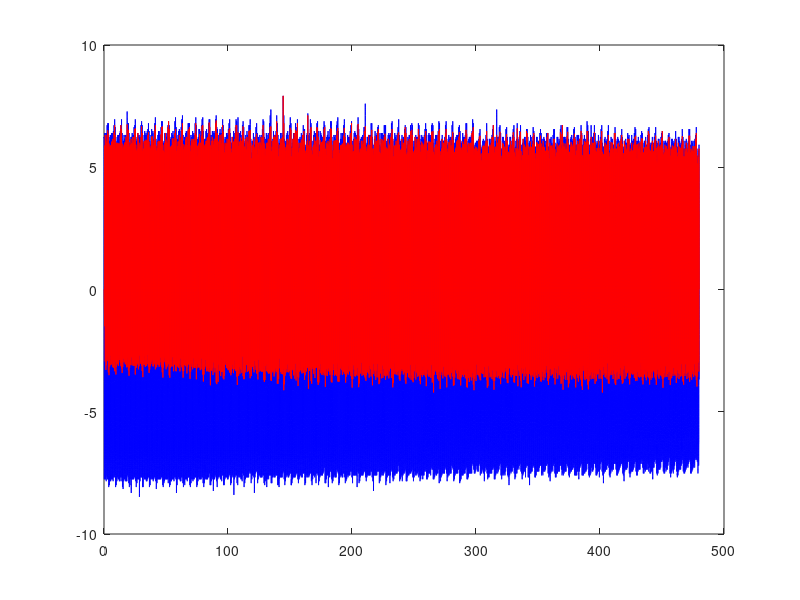
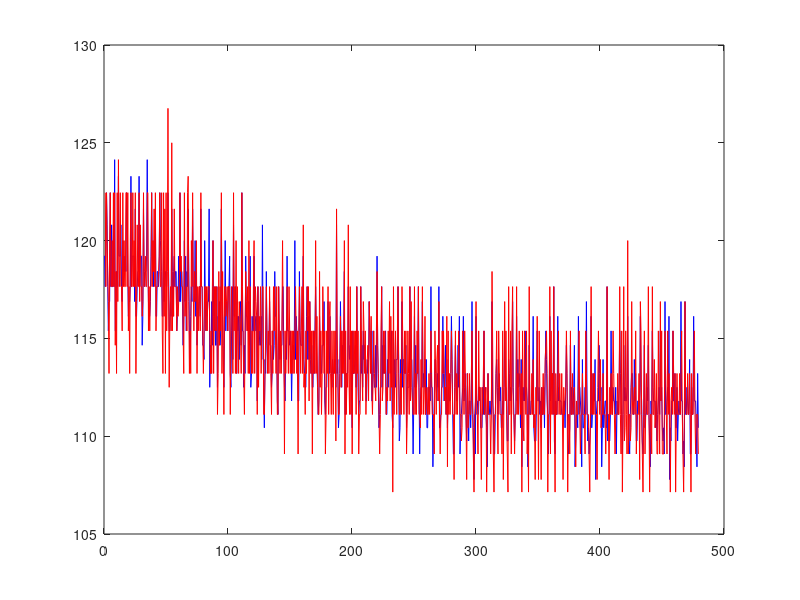

Here is the MATLAB script that generated these plots, in order: (Note: this script raises an error after producing the figures.)
clear
close all
load('0104_8min.mat')
% [y, Fs]=audioread('Data2.wav');
% y = data;
y=signal.pleth.y; %samples
Fs=param.samplingrate.pleth;
ref=reference.hr.pleth.x; % the refernace signal
N=length(y); % sample length
T = 1/Fs; %period
t = (0:N-1)*T; %seconds


% Calculate the first difference of the filtered signal
y_d = y(1:N-1) - y(2:N);

% --- Peak detector ---
% - Define variables used for the peak detector -
% Variable to save threshold values
crawler = zeros(length(y_d),1);

peak = 0;
peak_time = 0;
ptp = 0;
ptp_values = 1;
ptp_time = 0;
ptp_i = 1;
% Decay rate (in the beginning it is a constant so there would be something to start with)
decay = 0.01;
delay = 0;
% Variables for R wave detection
rwave_peaks = 0;
rwave_time = 0;
rwave_value = 0;
% Variables for measurement of R-wave width
r_width = 0;
r_width_arr = 0;



% - Peak detector (crawler) -
for i = 2 : length(y_d)-9
    
    % - Check if current point in the signal is a R peak -
    % To detect a peak, the signal at a particular point should satisfy
    % three conditions:
    %   * The signal should change its direction from rising to falling.
    %     This is done by detecting the point where first difference
    %     changes sign from positive to negative.
    %   * Current threshold level should be lower than the signal value at
    %     this point.
    %   * Delay should be over 1/10th of Sampling freqancy (1 second).
    %     This is done not to detect multiple peaks in the close vicinity
    
    if ((y_d(i,1) > 0 && y_d(i-1,1) < 0) && (crawler(i-1,1) < y(i,1) && (delay > Fs/10))) | ...
            ((y(i,1) > y(i-1,1) && y(i,1) > y(i+10,1)) && (crawler(i-1,1) < y(i,1) && (delay > Fs/10)))
            
            crawler(i,1) = y(i,1); % Set threshold to peak value
            
            % - Calculate and save Peak to Peak (R-R interval) -
            ptp = t(i) - peak_time;
            peak_time = t(i);
            ptp_values = [ptp_values; ptp];
            ptp_time = [ptp_time; t(i)];
            ptp_i = [ptp_i; i];
            peak = y(i,1);
            delay = 0;         % - Reset delay time -
            
    else  % - If a peak is not detected then decrease the threshold -
        decay = peak/100; % Calculate decay depending on the amplitude of the last detected peak
        if decay < 0.01
            decay=0.01;
        end
        crawler(i,1) = crawler(i-1,1) - decay; % Decrease the threshold by the decay rate and save it
        delay = delay + 1; % - Increment delay -
    end
end

plot(t(1:N-1), y(1:N-1), 'b');
hold on
plot(t(1:N-1), crawler, 'r');

L=length(ptp_time);
%calculate pulse in real time
for i=1:(L-1)
    pulse_real_time(i)=60/(ptp_time(i+1)-ptp_time(i));
end

l_ref=length(ref);
for i=1:(l_ref-1)
    pulse_real_ref(i)=60/(ref(i+1)-ref(i));
end

pulse=mean(pulse_real_time(3:end))
pulse_ref=mean(pulse_real_ref(3:end))

figure(2)
plot(ptp_time(1:L-1),pulse_real_time, 'b',ref(1:l_ref-1), pulse_real_ref, 'r')

max_maxpoint = findpeaks(crawler);
